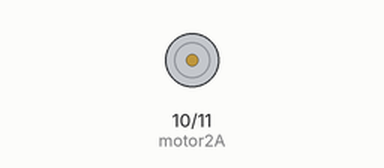
A sketch run on a simulated Arduino Uno, built with avr-gcc and run on an emulated ATmega328P. Parts: motor-driver pin pairs drawn as motors (green arrow = first pin HIGH = forward, orange = second pin HIGH = backward, longer = more drive).

Above: at 0.1 s.
At 1.1 s:
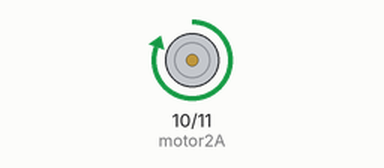
Timing chart, 0 to 2.6 s (numbered marks = the images above):
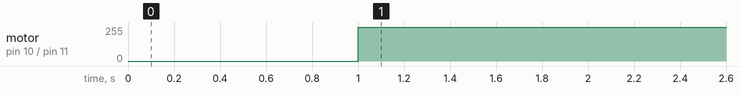

The sketch:

Robotics_Club_1st.ino
```cpp
#include <NewPing.h>

int trig=10;
int echo=11;
//int motor1A = 3;
//int motor1B = 4;
int motor2A = 10;
int motor2B = 11;
int distance=0;
int max_dist=200;
NewPing sonar(trig,echo,max_dist);
void setup() {
  // put your setup code here, to run once:
  Serial.begin(9600);
  //pinMode(motor1A,OUTPUT);
  //pinMode(motor1B,OUTPUT);
  pinMode(motor2A,OUTPUT);
  pinMode(motor2B,OUTPUT);
  delay(1000);
}

void loop() {
  // put your main code here, to run repeatedly:
//distance=sonar.ping_cm();
//
//if (20>distance and 0!=distance)
//{
//  //digitalWrite(motor1A,LOW);
//  //digitalWrite(motor1B,LOW);
//  digitalWrite(motor2A,LOW);
//  analogWrite(motor2B,100);
//  //digitalWrite(motor2B,LOW);
//}

//Serial.println(distance);
//digitalWrite(motor1A,HIGH);
//digitalWrite(motor1B,LOW);
digitalWrite(motor2A,HIGH);
digitalWrite(motor2B,LOW);
}
```

Measured:
- by itself, motor on pin 10 (motor2A) / pin 11 (motor2B): stopped → forward 255/255 at 1.0 s
